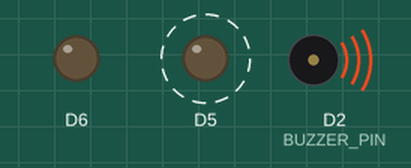
Recording of a sketch running on a simulated ESP8266 (NodeMCU). On the bench: output pins drawn as LEDs (lit = HIGH), buzzer (waves = sounding, pin HIGH). Dashed ring = blinking.

Above: at 0.5 s.
Timing chart, 0 to 4.6 s (numbered marks = the images above):
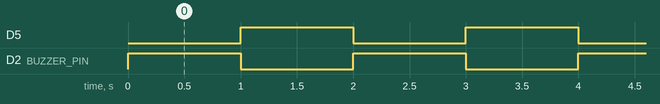

The sketch:

Exercise2.ino
```cpp
// (licence header left out)
#define LED_PIN D13
#define BUZZER_PIN D2

void setup()
{
  // put your setup code here, to run once:
  pinMode(LED_PIN, OUTPUT);
  pinMode(BUZZER_PIN, OUTPUT);
  pinMode(D12, OUTPUT);
  digitalWrite(D12, LOW);
}

void loop()
{
  // put your main code here, to run repeatedly:
  digitalWrite(LED_PIN, LOW);  //LEDを消灯
  digitalWrite(BUZZER_PIN, HIGH);
  delay(1000);                  //1秒待つ
  digitalWrite(LED_PIN, HIGH);  //LED点灯
  digitalWrite(BUZZER_PIN, LOW);
  delay(1000);  //1秒待つ
}
```

Measured:
- by itself, D5, D2 (BUZZER_PIN): alternates HIGH for 1.0 s and LOW for 1.0 s
